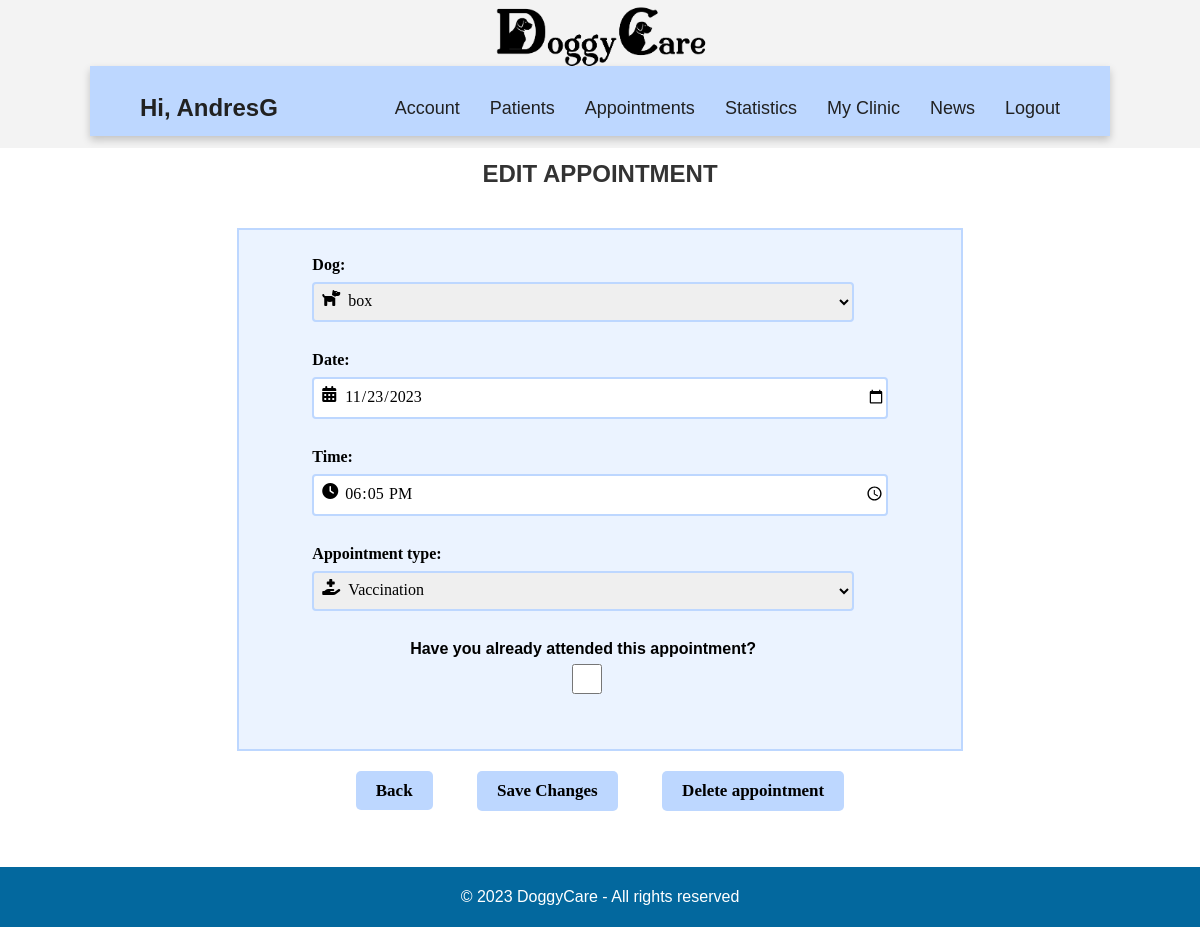
The app's page /vet/manage_appointment/7/ (signed in) with its own data.
### accounts/models.py (models this page shows)
class User(AbstractUser):
    email = models.EmailField(unique=True)
    is_vet = models.BooleanField(default=False)
    is_owner = models.BooleanField(default=False)

### vet/models.py (models this page shows, shortened)
class appointment(models.Model):
    id= models.AutoField(primary_key= True)
    date = models.DateField(blank = False)
    time = models.TimeField(blank=False)
    appointment_type = models.CharField(blank= False, max_length=100)
    dog_owner_id = models.ForeignKey(Owner, on_delete=models.CASCADE,null=True, blank=True)
    vet_id = models.ForeignKey(Vet, on_delete=models.CASCADE,null=True, blank=True)
    dog = models.ForeignKey(Dog, on_delete=models.CASCADE,null=True, blank=True)
    attended = models.BooleanField("Attended", default= False)
    clinic_id = models.ForeignKey(clinic_info, on_delete=models.CASCADE,null=True, blank=True)

### vet/views.py (the view)
# urls.py: path('manage_appointment/<int:appointment_id>/', views.manage_appointment_view, name='manage_appointment'),
@login_required
@vet_required
def manage_appointment_view(request, appointment_id):
    appointment_ = get_object_or_404(appointment, pk=appointment_id)
    if request.method == 'POST':
        form = AppointmentForm(request.POST, request.FILES, instance=appointment_)
        if form.is_valid():
            form.save()
            return redirect('manage_appointment', appointment_id=appointment_.id)
    else:
        form = AppointmentForm(instance=appointment_)
    return render(request, 'manage_appointment.html', {'appointment': appointment_, 'form': form})

### vet/forms.py
class AppointmentForm(forms.ModelForm):
    class Meta:
        model= appointment
        fields= ['date', 'time', 'appointment_type', 'dog','attended']
        widgets = {
            'date': forms.DateInput(attrs={'placeholder': 'YYYY-MM-DD', 'type': 'date', 'max': '2025-01-01' , 'min': fecha_actual}),
            'time': forms.TimeInput(attrs={'type': 'time', 'min': '06:00', 'max': '19:00'}),
            'appointment_type': forms.Select(choices=APPOINTMENT_CHOICES, attrs={'class': 'appointment-type-field'}),
            'dog': forms.Select(attrs={'class':'appointment-type-field'}),
        }

### vet/models.py (called while the page is built)
    def __str__(self):
        return self.name

### vet/templates/manage_appointment.html (shortened to what this page needs)
<!DOCTYPE html>
{% extends 'base.html' %}
{% load static %}
        {% block additional_styles %}
        <link rel="stylesheet" href="{% static 'css/vet/manage_appointment.css' %}">
        {% endblock additional_styles %}
            {% block content %}
            <div class = "all">
             <h2>EDIT APPOINTMENT</h2>
             <form method="post" enctype="multipart/form-data" class="custom-form">
                    <div class="form-container">
                        <div class="fields-container">
                            <div class="field">
                                <label for="{{ form.dog.id_for_label }}" class="icon">
                                    <i class="fa-solid fa-dog"></i>
                                </label>
                                {{ form.dog.label_tag }}
                                {{ form.dog }}
                            </div>
                            <div class="field">
                                <label for="{{ form.date.id_for_label }}" class="icon">
                                    <i class="fa-solid fa-calendar-days"></i>
                                </label>
                                {{ form.date.label_tag }}
                                {{ form.date }}
                            </div>
                            <div class="field">
                                <label for="{{ form.time.id_for_label }}" class="icon">
                                    <i class="fa-solid fa-clock"></i>
                                </label>
                                {{ form.time.label_tag }}
                                {{ form.time }}
                            </div>
                            <div class="field">
                                <label for="{{ form.appointment_type.id_for_label }}" class="icon">
                                    <i class="fa-solid fa-hand-holding-medical"></i>
                                </label>
                                {{ form.appointment_type.label_tag }}
                                {{ form.appointment_type }}
                            </div>
                            <div class="field", style="align-items: center; text-align: center;">
                                <span class="bold-text" style="font-weight: bold; text-align: center;">Have you already attended this appointment?</span>
                                {{ form.attended }}
                            </div>
                        </div>
                    </div>
                    <div class="button-container">
                        <a id="cancel-button" href="{% url 'appointment' %}">Back</a>
                        <button type="submit">Save Changes</button>
                        <button type="button" id="delete-button">Delete appointment</button>
                    </div>
             </form>
            </div>
            {% endblock content %}

### vet/templates/base.html (shortened to what this page needs)
<!DOCTYPE html>
{% load static %}
<html lang="en">
    <head>
        <link rel="stylesheet" href="{% static 'css/vet/base.css' %}">
        {% block additional_styles %}
        {% endblock additional_styles %}
    </head>
    <body>
        <header>
            <div class="container-top-bar">
                <div class="top-bar">
                    <a href="{% url 'home' %}">
                        <img src="{% static 'img/logo.png' %}" alt="Logo">
                    </a>
                </div>
        </div>
        <nav class="nav-bar">
            <div class="greeting">
                {% if user.is_authenticated %}
                <h3>Hi, {{ user.username }}</h3>
                {% endif %}
            </div>
            <div class="tabs">
                <ul>
                    <li><a href="{% url 'manage_vet' %}">Account</a></li>
                    <li><a href="{% url 'patients' %}">Patients</a></li>
                    <li><a href="{% url 'appointment' %}">Appointments</a></li>
                    <li><a href="{% url 'statistics' %}">Statistics</a></li>
                    <li><a href="{% url 'show_clinic' %}">My Clinic</a></li>
                    <li><a href="{% url 'news' %}">News</a></li>
                    <li><a href="{% url 'logout' %}">Logout</a></li>
                </ul>
            </div>
        </nav>
        </header>
        <main>
            {% block content %}
            {% endblock content%}
        </main>
    </body>
    <footer>
        <div>
            <p>&copy; 2023 DoggyCare - All rights reserved</p>
        </div>
    </footer>
</html>

### static/css/vet/base.css (style rules this page uses)
html { font-family: "Poppins", sans-serif; line-height: 1.15; -webkit-text-size-adjust: 100%; -webkit-tap-highlight-color: rgba(0, 0, 0, 0); }
body { margin: 0; font-size: 1rem; line-height: 1.5; text-align: left; }
.container-top-bar { position: absolute; top: 0; width: 100%; height: 16%; background-color: #F3F3F3; z-index: 0; }
.top-bar { display:flex; margin-top:5px; text-align: center; font-weight: 800; justify-content: center; }
.top-bar img { height: 62px; margin-left: 20px; margin-right: 20px; margin-top: 1px; }
h3 { font-size: 1.5rem; color: #212121; }
h2 { text-align: center; }
.nav-bar { margin-top: 5.5%; height: 70px; width: 85%; position: relative; left: 50%; transform: translateX(-50%); background-color: rgb(189, 215, 255); display:flex; flex-wrap: wrap; align-items: center; justify-content: space-between; box-shadow: 0 4px 8px rgba(0, 0, 0, 0.2); }
.greeting { margin-left: 50px; font-size: 30px; }
.tabs { margin-right: 50px; display: flex; flex-wrap: wrap; align-items: center; justify-content: space-between; }
.tabs ul { display: flex; }
.tabs li { margin-left: 30px; font-size: 16px; list-style-type: none; }
.nav-bar a { font-weight: 300; font-size: 18px; color: #212121; text-decoration: none; transition: color 0.3s }
footer { background-color: #03689e; color: #fff; padding: 2px 0; text-align:center; width: 100%; bottom: 0; }

### static/css/vet/manage_appointment.css (style rules this page uses)
h2 { font-size: 24px; color: #333; font-weight: bold; text-align: center; margin-top: 20px; margin-bottom: auto; }
.custom-form { padding: 3%; display: grid; grid-template-rows: auto auto 1fr; grid-template-columns: 2; }
.form-container { margin-top: -5px; grid-row: 1/3; padding: 2%; background-color: rgba(189, 215, 255, 0.3); border: 2px solid rgb(189, 215, 255); width: 60%; max-width: 900px; min-height: 200px; display: flex; flex-wrap: wrap; gap: 20px; justify-content: center; align-items: center; margin: 0 auto; }
.appointment-type-field { outline: none; padding-top: 3px; font-size: 16px; padding-bottom: 5px; font-family: "Century Gothic"; border: 2px solid #bdd7ff; border-radius: 4px; height: 40px; padding-left: 30px; max-width: 785px; width: 100%; }
.fields-container { width: 80%; float: right; margin-right: 5%; }
.field { margin-bottom: 26px; position: relative; width: 100%; max-width: 785px; }
.icon { position: absolute; left: 10px; top: 50%; font-size: 20px; color: #333; }
span { text-align: center; align-items: center; margin: auto; align-content: center; }
.field label { display: block; font-size: 16px; color: #000000; margin-bottom: 5px; font-family:"Century Gothic"; font-weight: bold; }
.field input { outline: none; font-size: 16px; padding-bottom: 5px; font-family:"Century Gothic"; border: 2px solid #bdd7ff; border-radius: 4px; height: 30px; padding-left: 30px; width: 100%; padding-top: 3px; }
.button-container { text-align: center; }
button { padding: 10px 20px; font-size: 17px; text-decoration: none; background-color: #BDD7FF; color: #000000; border: none; border-radius: 5px; cursor: pointer; margin: 20px; font-family:"Century Gothic"; font-weight: bold; }
#cancel-button { padding: 10px 20px; font-size: 17px; text-decoration: none; background-color: #BDD7FF; color: #000000; border: none; border-radius: 5px; cursor: pointer; margin: 20px; font-family:"Century Gothic"; font-weight: bold; }

### records on screen
User: username "AndresG"
appointment: dog "box", date "11/23/2023", time "18:05:00", appointment_type "Vaccination"
